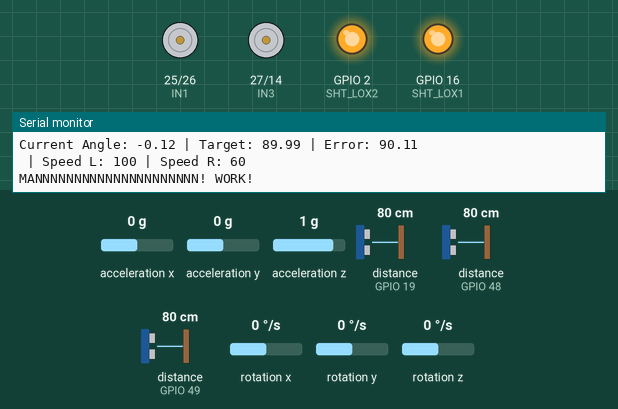
This sketch was run on a simulated ESP32. Shown: motor-driver pin pairs drawn as motors (green arrow = first pin HIGH = forward, orange = second pin HIGH = backward, longer = more drive, scaled by the enable pin), output pins drawn as LEDs (lit = HIGH), the last lines printed to the serial monitor. Wiring (inferred from the names in the program): ultrasonic range finder: trigger GPIO 17; echo GPIO 19. The inputs (shaded band) are chosen by the test bench; at power-on: distance to the obstacle (sensors on GPIO 49, GPIO 19, GPIO 48) 80 cm, rotation z 0 °/s, acceleration x 0 g, acceleration y 0 g, acceleration z 1 g, rotation x 0 °/s, rotation y 0 °/s. The echo pulse lasts 58.3 µs per cm; pins used as bus, display or sensor lines are not drawn.

Above: at 1.2 s.
1.3 s: distance to the obstacle (sensor on GPIO 49) set to 10 cm
At 2.97 s:
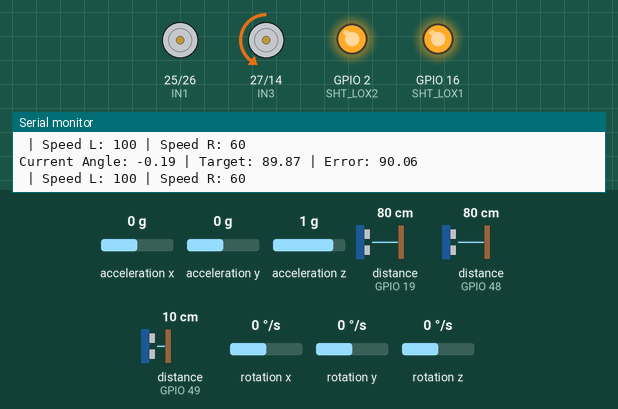
4.8 s: distance to the obstacle (sensor on GPIO 49) set to 7 cm
At 7.5 s:
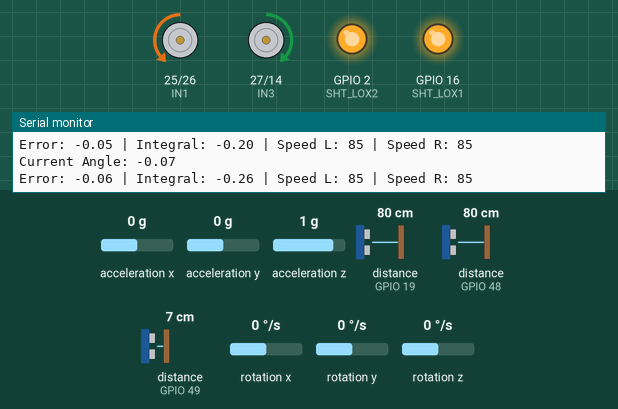
11.1 s: rotation z set to 100 °/s
At 12.92 s:
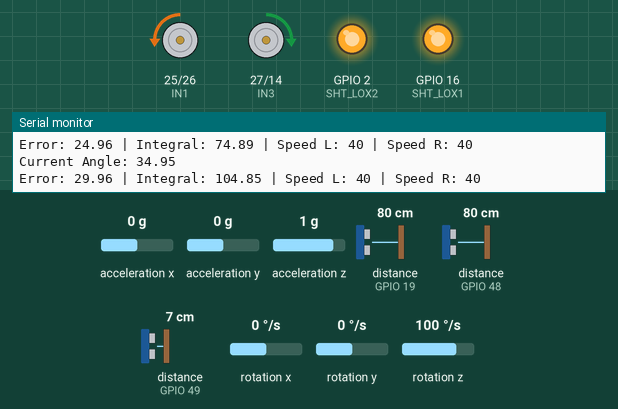
14.6 s: distance to the obstacle (sensor on GPIO 19) set to 11 cm
18.1 s: distance to the obstacle (sensor on GPIO 19) set to 8 cm
At 20.06 s:
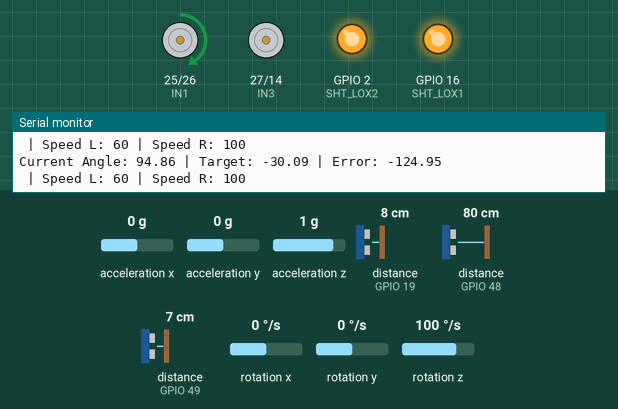
24.4 s: rotation z set to -192 °/s
Timing chart, 0 to 31.7 s (numbered marks = the images above; inputs shaded):
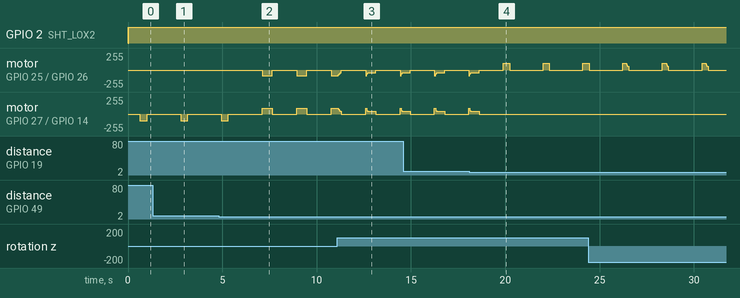

Measured:
- the behaviour switches between 9 and 8 cm on distance to the obstacle (sensor on GPIO 49) (found by bisection; images 1 and 2)
- the behaviour switches between 10 and 9 cm on distance to the obstacle (sensor on GPIO 19) (found by bisection; images 3 and 4)
- after the input at 4.8 s, motor on GPIO 25 (IN1) / GPIO 26 (IN2): alternates backward 85/255 for 0.55 s and stopped for 1.3 s, starting after 2.3 s
- after the input at 18.1 s, motor on GPIO 27 (IN3) / GPIO 14 (IN4): goes on until 18.6 s, then stays stopped

The sketch:

ROBOT.ino
```cpp
#include <Arduino.h>
#include <Wire.h>
#include <VL53L0X.h>
#include <MPU6050.h>
#include "Adafruit_VL53L0X.h"

#define LOX1_ADDRESS 0x30
#define LOX2_ADDRESS 0x31

#define SHT_LOX1 16
#define SHT_LOX2 2
Adafruit_VL53L0X lox1 = Adafruit_VL53L0X();
Adafruit_VL53L0X lox2 = Adafruit_VL53L0X();
VL53L0X lidarLeft;
VL53L0X lidarRight;
#define MPU_INT 5 // MPU6050 Interrupt Pin
VL53L0X_RangingMeasurementData_t measure1;
VL53L0X_RangingMeasurementData_t measure2;
// Define PID Constants
double KP = 3.5;  // Proportional gain
double KI = 0.02;  // Integral gain (NEW - Corrects long-term drift)
double KD = 1.8;
double initialAngle = 0;  // To store the initial heading
double integral = 0;  // Integral error storage
double prevError = 0; // Stores last error for derivative calculation

#define ENA 32
#define ENB 33
#define IN1 25
#define IN2 26
#define IN3 27
#define IN4 14

#define DECODER_C1 13  // Decoder 1 C1
#define DECODER_C2 23  // Decoder 1 C2
#define DECODER2_C1 4  // Decoder 2 C1
#define DECODER2_C2 15 // Decoder 2 C2

#define TRIG_PIN 17 // Ultrasonic Trigger
#define ECHO_PIN 19 // Ultrasonic Echo
int sensor1, sensor2;
#define BASE_SPEED 100
#define ERROR_CORRECTION 5
#define OBSTACLE_DISTANCE 50 // Distance threshold in mm (5 cm)
#define OBSTACLE_DISTANCELL 70 // Distance threshold in mm (5 cm)
void setID() {
  // All reset
  digitalWrite(SHT_LOX1, LOW);
  digitalWrite(SHT_LOX2, LOW);
  delay(10);
  // All unreset
  digitalWrite(SHT_LOX1, HIGH);
  digitalWrite(SHT_LOX2, HIGH);
  delay(10);

  // Activating LOX1 and resetting others
  digitalWrite(SHT_LOX1, HIGH);
  digitalWrite(SHT_LOX2, LOW);

  // Initializing LOX1
  if (!lox1.begin(LOX1_ADDRESS)) {
    Serial.println(F("Failed to boot first VL53L0X"));
    while (1);
  }
  delay(10);

  // Activating LOX2 and resetting others
  digitalWrite(SHT_LOX2, HIGH);


  // Initializing LOX2
  if (!lox2.begin(LOX2_ADDRESS)) {
    Serial.println(F("Failed to boot second VL53L0X"));
    while (1);
  }
  delay(10);


}

MPU6050 mpu;
void setup() {
    Serial.begin(115200);
    Wire.begin(21, 22);

    pinMode(IN1, OUTPUT);
    pinMode(IN2, OUTPUT);
    pinMode(IN3, OUTPUT);
    pinMode(IN4, OUTPUT);
    pinMode(ENA, OUTPUT);
    pinMode(ENB, OUTPUT);

    pinMode(DECODER_C1, INPUT_PULLUP);
    pinMode(DECODER_C2, INPUT_PULLUP);
    pinMode(DECODER2_C1, INPUT_PULLUP);
    pinMode(DECODER2_C2, INPUT_PULLUP);

    pinMode(TRIG_PIN, OUTPUT);
    pinMode(ECHO_PIN, INPUT);
while (!Serial) { delay(1); }

  pinMode(SHT_LOX1, OUTPUT);
  pinMode(SHT_LOX2, OUTPUT);

  Serial.println("Shutdown pins inited...");

  digitalWrite(SHT_LOX1, LOW);
  digitalWrite(SHT_LOX2, LOW);

  Serial.println("All sensors in reset mode...(pins are low)");

  Serial.println("Starting...");
  setID();
    Serial.println("Two LiDAR Sensors Initialized Successfully!");
    Serial.println("Motors and Sensors Initialized");


    mpu.initialize();
if (!mpu.testConnection()) {
    Serial.println("MPU6050 connection failed!");
} else {
    Serial.println("MPU6050 initialized successfully.");
}
   // Set initial reference angle
    initialAngle = getRotationAngle();
}
// Function to move forward
void moveForward(int speed_R, int speed_L) {
    digitalWrite(IN1, LOW);
    digitalWrite(IN2, HIGH);
    digitalWrite(IN3, HIGH);
    digitalWrite(IN4, LOW);
    analogWrite(ENA, speed_R);
    analogWrite(ENB, speed_L);
}
void stopMotors() {

    // Set both input pins LOW to cut power (coasting stop)
    digitalWrite(IN1, LOW);
    digitalWrite(IN2, LOW);
    digitalWrite(IN3, LOW);
    digitalWrite(IN4, LOW);

    // Ensure no PWM signal
    analogWrite(ENA, 0);
    analogWrite(ENB, 0);
      Serial.print("MANNNNNNNNNNNNNNNNNNNNN! WORK!");
}
double absoluteAngle = 0;
double gyroZ_offset = 19;  // Use your calculated offset

double getRotationAngle() {
    int16_t ax, ay, az, gx, gy, gz;
    mpu.getMotion6(&ax, &ay, &az, &gx, &gy, &gz);

    double gyroZ = (gz - gyroZ_offset) / 131.0;  // Apply offset correction
    absoluteAngle += gyroZ * 0.05;  // Reduce drift with a smaller integration step

    return absoluteAngle;
}


// Function to measure distance using ultrasonic sensor
long getUltrasonicDistance() {
    digitalWrite(TRIG_PIN, LOW);
    delayMicroseconds(2);
    digitalWrite(TRIG_PIN, HIGH);
    delayMicroseconds(10);
    digitalWrite(TRIG_PIN, LOW);

    long duration = pulseIn(ECHO_PIN, HIGH);
    long distance = duration * 0.034 / 2; // Convert to mm
    return distance;
}
void moveForward2(int speed_L, int speed_R) {
    digitalWrite(IN1, HIGH);
    digitalWrite(IN2, LOW);
    digitalWrite(IN3, LOW);
    digitalWrite(IN4, HIGH);
    analogWrite(ENA, speed_R);
    analogWrite(ENB, speed_L);
}
void moveForwardPID() {
    int baseSpeed = BASE_SPEED;
    int baseSpeedL = BASE_SPEED - 1.15;
    int minSpeed = 40;  // Prevents wheels from stopping

    integral = 0;  // Reset integral
    absoluteAngle = 0;  // Reset absolute angle
    initialAngle = getRotationAngle();  // Get correct reference angle

    unsigned long startTime = millis();  // *Start the timer*

    while (millis() - startTime < 500) {  // *Run for 3 seconds only*
        double currentAngle = getRotationAngle();
        double error = currentAngle - initialAngle;

        Serial.print("Current Angle: "); Serial.println(currentAngle);  // Debugging

        // *Integral Term*: Accumulates small errors over time
        integral += error;

        // *Derivative Term*: How fast the error is changing
        double derivative = error - prevError;
        prevError = error;  // Store for next loop

        // *PID Correction*
        double correction = (KP * error) + (KI * integral) + (KD * derivative);

        // *Balanced motor speeds*
        int speed_L = constrain(baseSpeedL - correction - 1.15, minSpeed, 85);
        int speed_R = constrain(baseSpeed - correction  , minSpeed, 85);

        moveForward(speed_R, speed_L);

        Serial.print("Error: "); Serial.print(error);
        Serial.print(" | Integral: "); Serial.print(integral);
        Serial.print(" | Speed L: "); Serial.print(speed_L);
        Serial.print(" | Speed R: "); Serial.println(speed_R);

        delay(50);  // Small delay for stability
    }

    stopMotors();  // *Ensure motors stop after 3 seconds*
    Serial.println("Move forward complete!");
}


void moveRight(int speed_L) {
    digitalWrite(IN1, LOW);  // Right motor stops
    digitalWrite(IN2, LOW);
    digitalWrite(IN3, LOW);  // Left motor moves forward
    digitalWrite(IN4, HIGH);
    analogWrite(ENA, 0);
    analogWrite(ENB, speed_L);
}
void moveRightPID() {
    int baseSpeed = BASE_SPEED;
    int baseSpeedL = BASE_SPEED - 2;
    int minSpeed = 60;  // Prevents wheels from stopping

    double KP_turn = 2.8;  // Proportional gain
    double KI_turn = 0.05;  // Integral gain
    double KD_turn = 1.1;  // Derivative gain

    double integral_turn = 0;
    double prevError_turn = 0;

    double startAngle = getRotationAngle();
    double targetAngle = startAngle + 90;  // 90-degree turn

    Serial.println("Starting Right Turn (PID)...");

    unsigned long startTime = millis(); // Timeout protection

    while (millis() - startTime < 380) {  // Max 5 seconds to complete the turn
        double currentAngle = getRotationAngle();
        double error = targetAngle - currentAngle;

        Serial.print("Current Angle: "); Serial.print(currentAngle);
        Serial.print(" | Target: "); Serial.print(targetAngle);
        Serial.print(" | Error: "); Serial.println(error);

        if (abs(error) <= 1.0) {
            break;  // Exit loop when the angle is reached
        }

        // *Integral Term*: Accumulate small errors
        integral_turn += error;
        integral_turn = constrain(integral_turn, -60, 60);  // Prevents integral windup

        // *Derivative Term*: Change in error
        double derivative_turn = error - prevError_turn;
        prevError_turn = error;

        // *PID Correction*
        double correction = (KP_turn * error) + (KI_turn * integral_turn) + (KD_turn * derivative_turn);

        // *Separate motor speeds*
        int speed_L = constrain(baseSpeedL + correction, minSpeed, 100);  // Left motor moves faster
        int speed_R = constrain(baseSpeed - correction, minSpeed, 100);  // Right motor moves slower or in reverse

        moveRight(speed_L);  // Apply motor speeds

        Serial.print(" | Speed L: "); Serial.print(speed_L);
        Serial.print(" | Speed R: "); Serial.println(speed_R);

        delay(20);  // Small delay for smooth control
    }
    stopMotors();
          delay(1000);  // Small delay for stability
}
void moveLeft(int speed_L) {
    analogWrite(ENA, speed_L);  // Left motor moves
    analogWrite(ENB, 0);  // Right motor completely OFF

    digitalWrite(IN1, HIGH);  // Left motor forward
    digitalWrite(IN2, LOW);

    digitalWrite(IN3, LOW);  // Right motor stays OFF
    digitalWrite(IN4, LOW);
}


void moveLeftPID() {
     int baseSpeed = BASE_SPEED;
    int baseSpeedL = BASE_SPEED - 2;
    int minSpeed = 60;  // Prevents wheels from stopping

    double KP_turn = 2.3;  // Proportional gain
    double KI_turn = 0.05;  // Integral gain
    double KD_turn = 1.8;  // Derivative gain

    double integral_turn = 0;
    double prevError_turn = 0;

    double startAngle = getRotationAngle();
    double targetAngle = startAngle - 90;  // 90-degree turn

    Serial.println("Starting Right Turn (PID)...");

    unsigned long startTime = millis(); // Timeout protection

    while (millis() - startTime <330) {  // Max 5 seconds to complete the turn
        double currentAngle = getRotationAngle();
        double error = targetAngle - currentAngle;

        Serial.print("Current Angle: "); Serial.print(currentAngle);
        Serial.print(" | Target: "); Serial.print(targetAngle);
        Serial.print(" | Error: "); Serial.println(error);

        if (abs(error) <= 1.0) {
            break;  // Exit loop when the angle is reached
        }

        // *Integral Term*: Accumulate small errors
        integral_turn += error;
        integral_turn = constrain(integral_turn, -60, 60);  // Prevents integral windup

        // *Derivative Term*: Change in error
        double derivative_turn = error - prevError_turn;
        prevError_turn = error;

        // *PID Correction*
        double correction = (KP_turn * error) + (KI_turn * integral_turn) + (KD_turn * derivative_turn);

        // *Separate motor speeds*
        int speed_L = constrain(baseSpeedL + correction, minSpeed, 100);  // Left motor moves faster
        int speed_R = constrain(baseSpeed - correction, minSpeed, 100);  // Right motor moves slower or in reverse

        moveLeft(speed_R);  // Apply motor speeds

        Serial.print(" | Speed L: "); Serial.print(speed_L);
        Serial.print(" | Speed R: "); Serial.println(speed_R);

        delay(20);  // Small delay for smooth control
    }
    stopMotors();
          delay(1000);  // Small delay for stability
}


void moveBackwardPID() {
    int baseSpeed = BASE_SPEED;
    int baseSpeedL = BASE_SPEED - 2;
    int minSpeed = 60;  // Prevents wheels from stopping

    integral = 0;  // Reset integral
    absoluteAngle = 0;  // Reset absolute angle
    initialAngle = getRotationAngle();  // Get correct reference angle

    unsigned long startTime = millis();  // *Start the timer*

    while (millis() - startTime < 500) {  // *Run for 3 seconds only*
        double currentAngle = getRotationAngle();
        double error = currentAngle - initialAngle;

        Serial.print("Current Angle: "); Serial.println(currentAngle);  // Debugging

        // *Integral Term*: Accumulates small errors over time
        integral += error;

        // *Derivative Term*: How fast the error is changing
        double derivative = error - prevError;
        prevError = error;  // Store for next loop

        // *PID Correction*
        double correction = (KP * error) + (KI * integral) + (KD * derivative);

        // *Balanced motor speeds*
        int speed_L = constrain(baseSpeedL - correction - 2, minSpeed, 85);
        int speed_R = constrain(baseSpeed - correction , minSpeed, 85);

        moveForward2(speed_L, speed_R);

        Serial.print("Error: "); Serial.print(error);
        Serial.print(" | Integral: "); Serial.print(integral);
        Serial.print(" | Speed L: "); Serial.print(speed_L);
        Serial.print(" | Speed R: "); Serial.println(speed_R);

        delay(50);  // Small delay for stability
    }

    stopMotors();  // *Ensure motors stop after 3 seconds*
    Serial.println("Move forward complete!");
}

double leftlidarreading() {
  lox1.rangingTest(&measure1, false); // pass in 'true' to get debug data printout!
   sensor1 = measure1.RangeMilliMeter;
    double leftmea = (sensor1 / 10.0) - 3;  // Convert to cm & adjust for offset
    Serial.print(" | Converted: ");
    Serial.print(leftmea);
    Serial.println(" cm");

    return leftmea;
}

double rightlidarreading() {
lox2.rangingTest(&measure2, false); // pass in 'true' to get debug data printout!
   sensor2 = measure2.RangeMilliMeter;
    double rightmea = (sensor2 / 10.0) - 3;  // Convert to cm & adjust for offset
    Serial.print(" | Converted: ");
    Serial.print(rightmea);
    Serial.println(" cm");

    return rightmea;
}


void loop() {
    delay(200);
bool usingRightHand = true;  // Default to right-hand rule

    // Read sensor values
    double leftDistance = leftlidarreading();
    delay(100);
    double rightDistance = rightlidarreading();
    delay(100);
    double frontDistance = getUltrasonicDistance();
    delay(100);

    // Debugging output
    Serial.print("Left: "); Serial.print(leftDistance);
    Serial.print(" | Right: "); Serial.print(rightDistance);
    Serial.print(" | Front: "); Serial.println(frontDistance);

    if (usingRightHand) {
        // * Right-Hand Rule *
        if (rightDistance > 5) {
            Serial.println("No wall on the right. Turning right...");
            moveRightPID(); // Calls function for precise 90° turn
        }
        else if (!(frontDistance > 0 && frontDistance <= (OBSTACLE_DISTANCE / 6))) {
            Serial.println("No wall in front. Moving forward...");
            moveForwardPID();
            delay(500);  // Moves forward by 10 cm
        }
        else if (!(leftDistance > 0 && leftDistance <= 5)) {
            Serial.println("No wall on the left. Turning left...");
            moveLeftPID();  // Calls function for precise 90° turn
        }
        else {
    Serial.println("Dead-end! Moving backward...");
    moveBackwardPID();
    delay(1000);  // Adjust delay for 10 cm backward movement
    stopMotors();
     usingRightHand = false;
}

    }
    else {
        // * Left-Hand Rule *
        if (leftDistance > 5) {
            Serial.println("No wall on the left. Turning left...");
            moveLeftPID();
        }
        else if (!(frontDistance > 0 && frontDistance <= (OBSTACLE_DISTANCE / 6))) {
            Serial.println("No wall in front. Moving forward...");
            moveForwardPID();
            delay(500);
        }
        else if (!(rightDistance > 0 && rightDistance <= 5)) {
            Serial.println("No wall on the right. Turning right...");
           moveRightPID();
        }
        else {
             moveBackwardPID();
    delay(1000);  // Adjust delay for 10 cm backward movement
    stopMotors();
            usingRightHand = true;
        }
    }

    stopMotors();
    delay(200);
}
```
